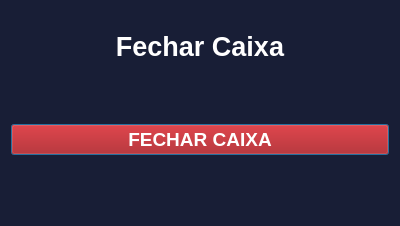
<?xml version="1.0" encoding="UTF-8"?>
<ui version="4.0">
 <class>Dialog</class>
 <widget class="QDialog" name="Dialog">
  <property name="windowModality">
   <enum>Qt::ApplicationModal</enum>
  </property>
  <property name="geometry">
   <rect>
    <x>0</x>
    <y>0</y>
    <width>400</width>
    <height>226</height>
   </rect>
  </property>
  <property name="windowTitle">
   <string>Fechar_caixa</string>
  </property>
  <property name="styleSheet">
   <string notr="true">background-color: rgb(24,30,54);</string>
  </property>
  <property name="modal">
   <bool>true</bool>
  </property>
  <layout class="QGridLayout" name="gridLayout_2">
   <item row="0" column="0" rowspan="2" colspan="2">
    <layout class="QGridLayout" name="gridLayout">
     <item row="4" column="0">
      <spacer name="horizontalSpacer_2">
       <property name="orientation">
        <enum>Qt::Horizontal</enum>
       </property>
       <property name="sizeHint" stdset="0">
        <size>
         <width>40</width>
         <height>20</height>
        </size>
       </property>
      </spacer>
     </item>
     <item row="6" column="0">
      <spacer name="horizontalSpacer_3">
       <property name="orientation">
        <enum>Qt::Horizontal</enum>
       </property>
       <property name="sizeHint" stdset="0">
        <size>
         <width>40</width>
         <height>20</height>
        </size>
       </property>
      </spacer>
     </item>
     <item row="3" column="0">
      <widget class="QPushButton" name="pushButton_fechar_caixa">
       <property name="font">
        <font>
         <pointsize>14</pointsize>
         <weight>75</weight>
         <bold>true</bold>
        </font>
       </property>
       <property name="cursor">
        <cursorShape>PointingHandCursor</cursorShape>
       </property>
       <property name="styleSheet">
        <string notr="true">color: rgb(255, 255, 255);
background-color: rgb(170, 0, 0);</string>
       </property>
       <property name="text">
        <string>FECHAR CAIXA</string>
       </property>
      </widget>
     </item>
     <item row="0" column="0">
      <spacer name="horizontalSpacer">
       <property name="orientation">
        <enum>Qt::Horizontal</enum>
       </property>
       <property name="sizeHint" stdset="0">
        <size>
         <width>40</width>
         <height>20</height>
        </size>
       </property>
      </spacer>
     </item>
     <item row="1" column="0">
      <widget class="QLabel" name="label">
       <property name="font">
        <font>
         <pointsize>20</pointsize>
         <weight>75</weight>
         <bold>true</bold>
        </font>
       </property>
       <property name="styleSheet">
        <string notr="true">color: rgb(255, 255, 255);</string>
       </property>
       <property name="text">
        <string>Fechar Caixa</string>
       </property>
       <property name="alignment">
        <set>Qt::AlignCenter</set>
       </property>
      </widget>
     </item>
     <item row="2" column="0">
      <spacer name="verticalSpacer">
       <property name="orientation">
        <enum>Qt::Vertical</enum>
       </property>
       <property name="sizeHint" stdset="0">
        <size>
         <width>20</width>
         <height>40</height>
        </size>
       </property>
      </spacer>
     </item>
     <item row="5" column="0">
      <spacer name="horizontalSpacer_4">
       <property name="orientation">
        <enum>Qt::Horizontal</enum>
       </property>
       <property name="sizeHint" stdset="0">
        <size>
         <width>40</width>
         <height>20</height>
        </size>
       </property>
      </spacer>
     </item>
    </layout>
   </item>
  </layout>
 </widget>
 <resources/>
 <connections/>
</ui>
